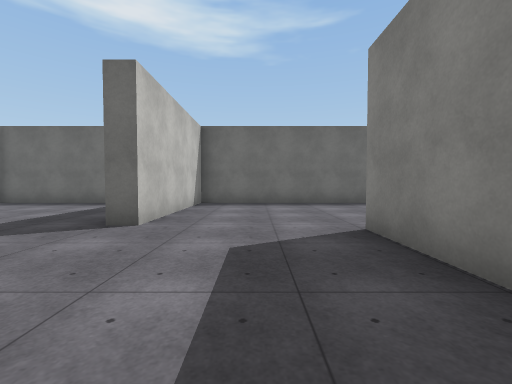
[1] (above)

24 first-person views from a walk through a Unity game level. The camera is 1.3 m above the floor, tilts 2° down and sees 90° across. The floor is counted in squares, 2 m on a side. Each view is taken from the middle of a square. On the plan, view 1 faces up. The plan holds only what a view shows up to about 9 squares ahead; the rest is blank. The place goes on beyond the plan. Surface patterns are stand-ins for the level's own textures.

[2]
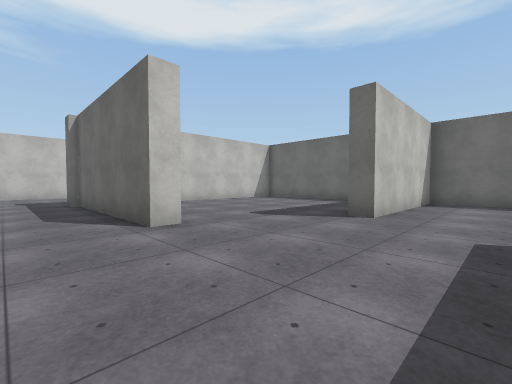

[3]
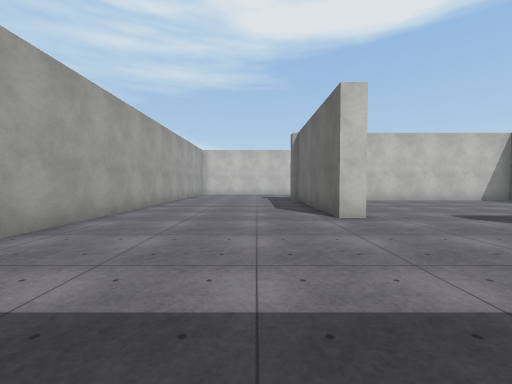

[4]
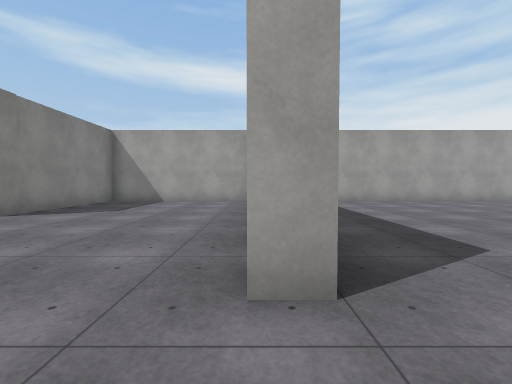

[5]
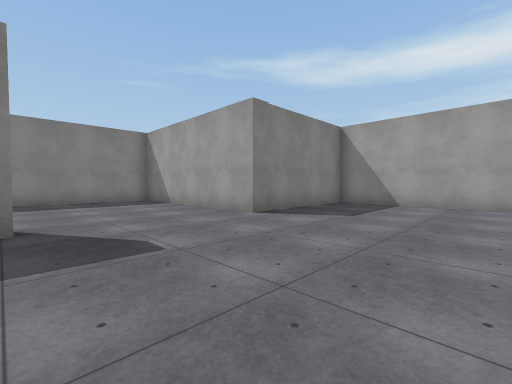

[6]
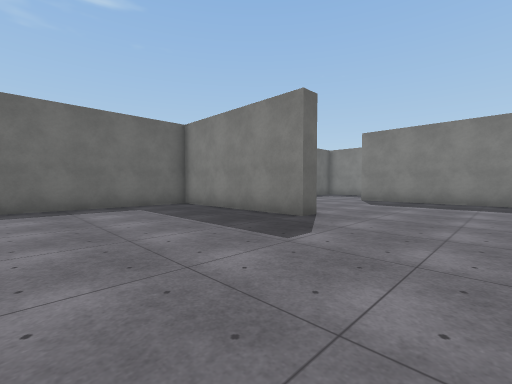

[7]
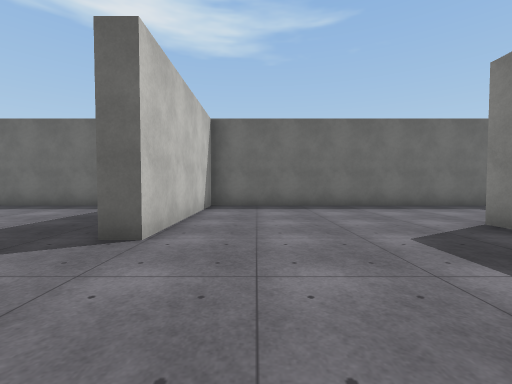

[8]
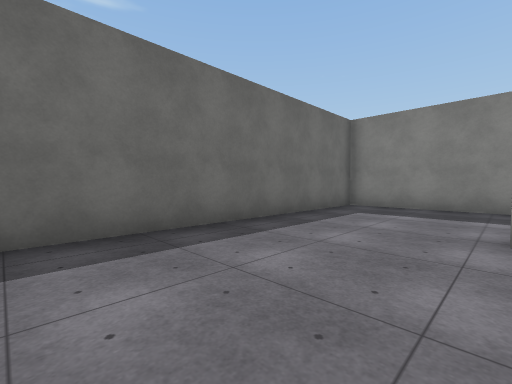

[9]
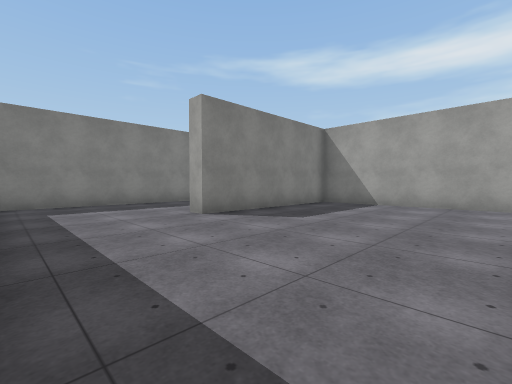

[10]
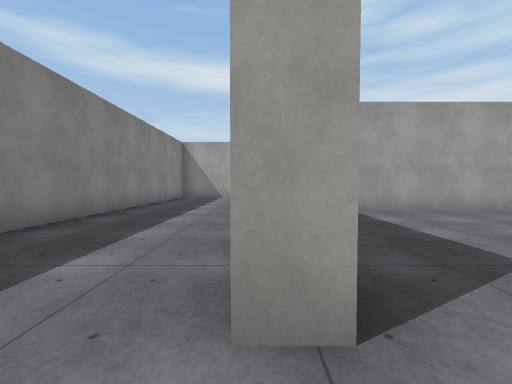

[11]
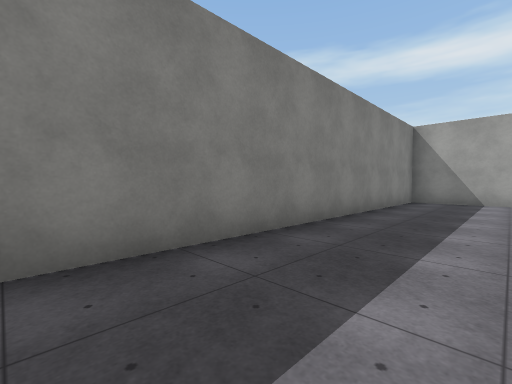

[12]
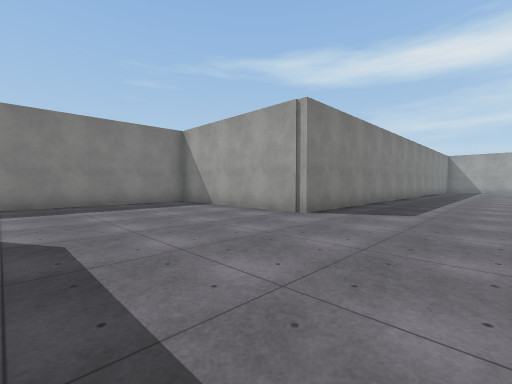

[13]
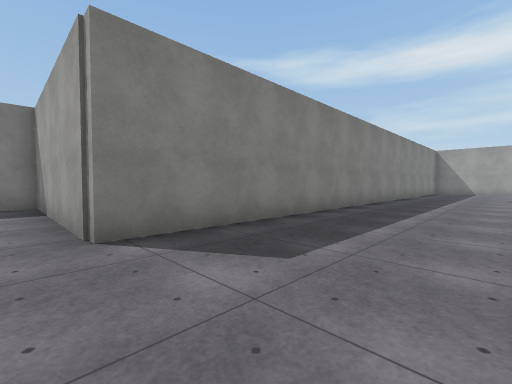

[14]
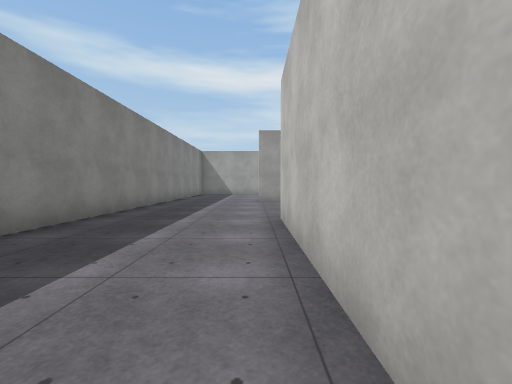

[15]
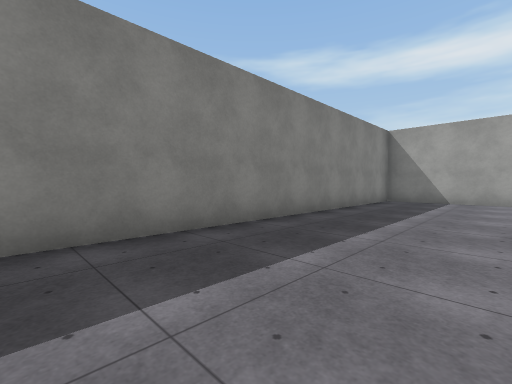

[16]
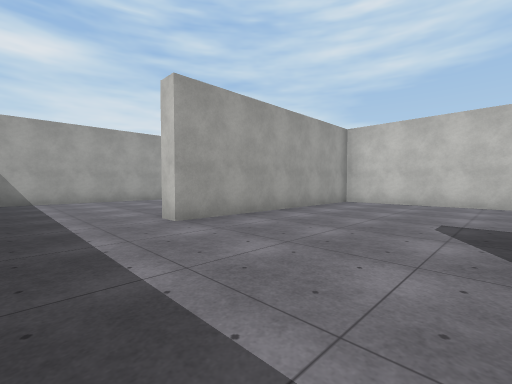

[17]
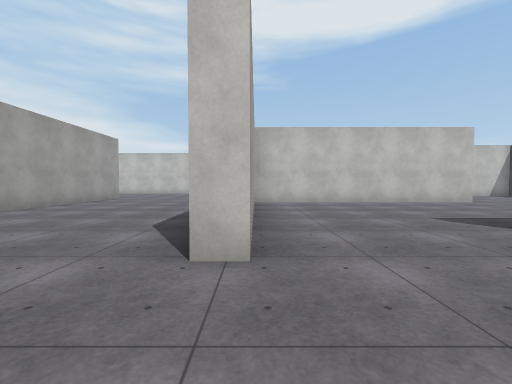

[18]
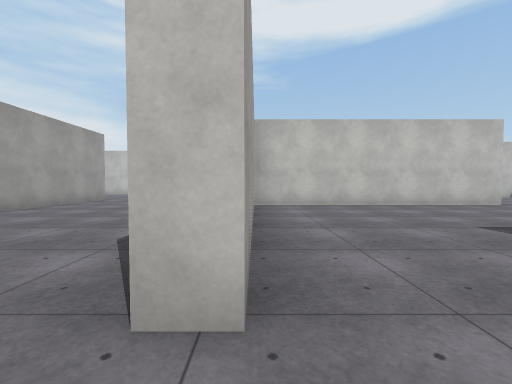

[19]
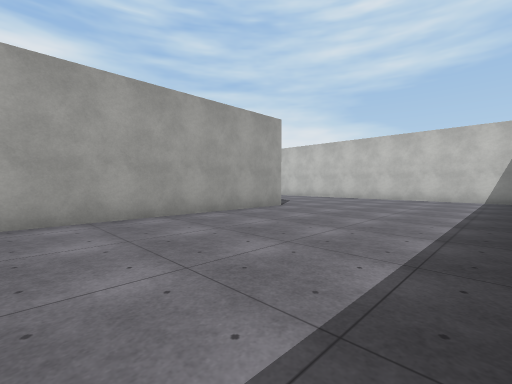

[20]
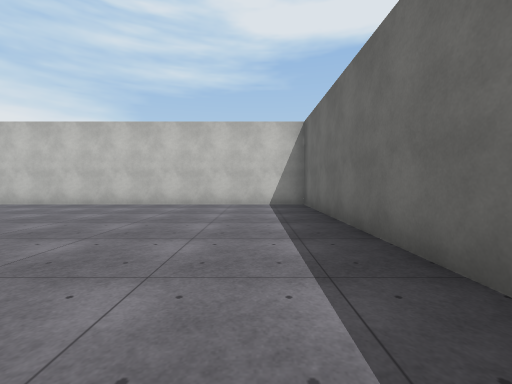

[21]
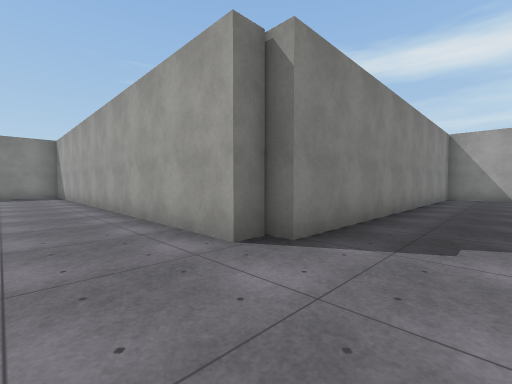

[22]
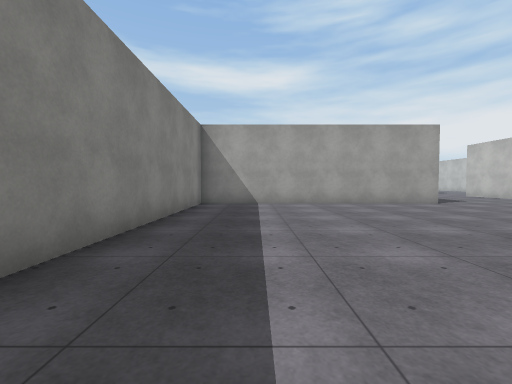

[23]
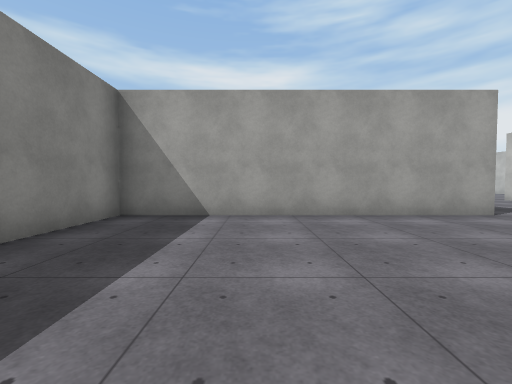

[24]
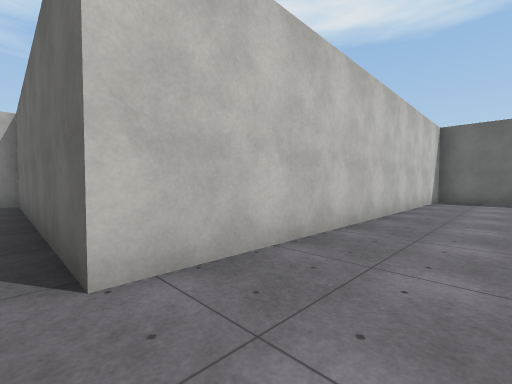

### Floor plan
Points are (right, up) in squares from view 1. A wall is a line through its corners. A room is listed if a view was taken in it or the views show most of it. See-through windows are left out.
Room 1 (views 1, 2, 3, 4, 5, 6, 7, 8, 9, 10)
walls: (1.6, 1.5) (1.6, 3.6) (2.1, 3.6); (7.5, 8.1) (7.5, 3.9) (7.2, 3.9) (7.2, 8.4) (-1.8, 8.4) (-1.8, 3.9) (-2.4, 3.9); (2.2, -4) (7, -4) (7, 0.1) (12.6, 0.1) (12.6, 5) (13.1, 5); (-3.7, 1.1) (-3.7, 0.6) (-8.5, 0.6); (16.3, 4.4) (16.3, 8.4) (7.6, 8.4); (-8, -4) (-0.9, -4)
ways out: opening at (14.5, 4) to room 2; opening at (-3, 2.5)
Room 2 (views 11, 12, 13, 14, 15, 16, 17, 18, 19, 20, 21, 22, 23, 24)
walls: (0.6, -17.5) (-5.7, -17.5) (-5.7, -27.6) (-8.5, -27.6); (1.5, -9.8) (1.5, -17) (7.9, -17) (7.9, -17.6); (7.5, -8.4) (7.5, -12.6); (-8.5, -33.2) (-1.3, -33.2) (-1.3, -23.4) (-0.9, -23.4) (-0.9, -22.8) (11.1, -22.8) (11.1, -5.7) (16.3, -5.7) (16.3, 4.4)
ways out: opening at (14.5, 4) to room 1

Positions as (right, up) in squares from view 1, and headings:
1: (0, 0), facing up
2: (0, -1), facing up-left
3: (1, -1), facing left
4: (2, 5), facing down
5: (3, 4), facing down-right
6: (3, 1), facing up-right
7: (9, 1), facing up
8: (9, 5), facing up-right
9: (8, 8), facing down-right
10: (13, 6), facing down
11: (14, 4), facing down-right
12: (8, -1), facing down-right
13: (8, -5), facing down-right
14: (8, -8), facing down
15: (8, -13), facing down-right
16: (10, -13), facing down-left
17: (10, -17), facing left
18: (9, -17), facing left
19: (5, -18), facing down-left
20: (2, -19), facing left
21: (-3, -21), facing down-right
22: (-3, -25), facing down
23: (-4, -28), facing down
24: (-4, -28), facing up-left
